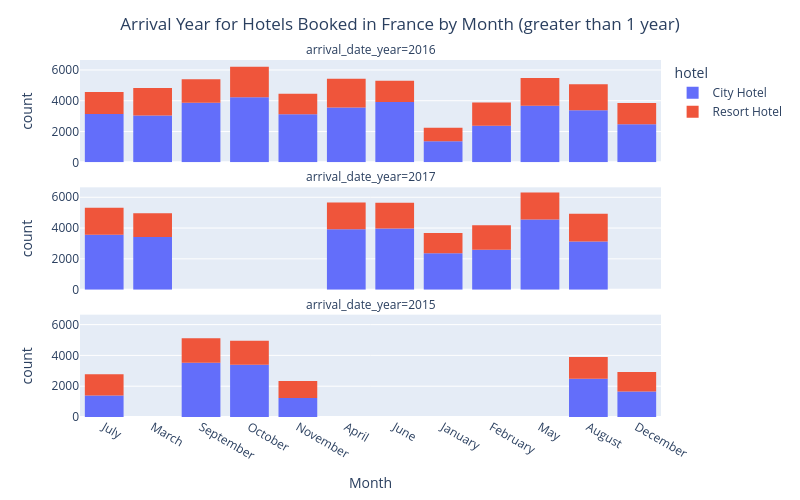

The cell this chart's notebook holds for it:
### Markdown cell above
**Problem 2** Now it's your turn to do a mini analysis. Please do the following:

1. Choose a subset of columns that you are interested in and look just at those column.
2. Make at least one mask that will remove some of the data (eg. look only at one categorical value OR one or more numerical values.
3. Sort the data using one of the columns.
4. Make a histogram or bar graph of your final data set.
5. Describe in words what you see in your graph, or if there is anything interesting there.

### Code cell
# Your code here - you will probably need more than one cell
my_newcountry = 'FRA'
my_newcolumns = ['hotel',
              'arrival_date_year',
              'lead_time', 
              'arrival_date_month',
              'country']
sort_column = 'lead_time'

DF_analysis = DF_raw_hotels[my_newcolumns].sort_values(sort_column).copy()
show(DF_analysis)

fig = px.histogram(DF_analysis,
                  x='arrival_date_month',
                  color='hotel',
                  facet_col='arrival_date_year',
                  facet_col_wrap=1)

fig.update_layout(title='Arrival Year for Hotels Booked in France by Month (greater than 1 year)',
                  title_x=0.5,
                  xaxis_title="Month",
                  autosize=False,
                  width=800,
                  height=500)
fig.show()

### Figure 1 — Plotly figure (JSON) as saved in the notebook; plotly's stock layout.template omitted (floating-point values rounded to 4 significant figures; data arrays with more than 128 entries replaced by an {"elided": "..."} marker saying what was removed)
{"data": [{"bingroup": "x", "hovertemplate": "hotel=City Hotel<br>arrival_date_year=2016<br>arrival_date_month=%{x}<br>count=%{y}<extra></extra>", "legendgroup": "City Hotel", "marker": {"color": "#636efa", "pattern": {"shape": ""}}, "name": "City Hotel", "orientation": "v", "showlegend": true, "type": "histogram", "x": {"elided": "38140 str values"}, "xaxis": "x3", "yaxis": "y3"}, {"bingroup": "x", "hovertemplate": "hotel=City Hotel<br>arrival_date_year=2017<br>arrival_date_month=%{x}<br>count=%{y}<extra></extra>", "legendgroup": "City Hotel", "marker": {"color": "#636efa", "pattern": {"shape": ""}}, "name": "City Hotel", "orientation": "v", "showlegend": false, "type": "histogram", "x": {"elided": "27508 str values"}, "xaxis": "x2", "yaxis": "y2"}, {"bingroup": "x", "hovertemplate": "hotel=City Hotel<br>arrival_date_year=2015<br>arrival_date_month=%{x}<br>count=%{y}<extra></extra>", "legendgroup": "City Hotel", "marker": {"color": "#636efa", "pattern": {"shape": ""}}, "name": "City Hotel", "orientation": "v", "showlegend": false, "type": "histogram", "x": {"elided": "13682 str values"}, "xaxis": "x", "yaxis": "y"}, {"bingroup": "x", "hovertemplate": "hotel=Resort Hotel<br>arrival_date_year=2016<br>arrival_date_month=%{x}<br>count=%{y}<extra></extra>", "legendgroup": "Resort Hotel", "marker": {"color": "#EF553B", "pattern": {"shape": ""}}, "name": "Resort Hotel", "orientation": "v", "showlegend": true, "type": "histogram", "x": {"elided": "18567 str values"}, "xaxis": "x3", "yaxis": "y3"}, {"bingroup": "x", "hovertemplate": "hotel=Resort Hotel<br>arrival_date_year=2017<br>arrival_date_month=%{x}<br>count=%{y}<extra></extra>", "legendgroup": "Resort Hotel", "marker": {"color": "#EF553B", "pattern": {"shape": ""}}, "name": "Resort Hotel", "orientation": "v", "showlegend": false, "type": "histogram", "x": {"elided": "13179 str values"}, "xaxis": "x2", "yaxis": "y2"}, {"bingroup": "x", "hovertemplate": "hotel=Resort Hotel<br>arrival_date_year=2015<br>arrival_date_month=%{x}<br>count=%{y}<extra></extra>", "legendgroup": "Resort Hotel", "marker": {"color": "#EF553B", "pattern": {"shape": ""}}, "name": "Resort Hotel", "orientation": "v", "showlegend": false, "type": "histogram", "x": {"elided": "8314 str values"}, "xaxis": "x", "yaxis": "y"}], "layout": {"annotations": [{"font": {}, "showarrow": false, "text": "arrival_date_year=2015", "x": 0.5, "xanchor": "center", "xref": "paper", "y": 0.2867, "yanchor": "bottom", "yref": "paper"}, {"font": {}, "showarrow": false, "text": "arrival_date_year=2017", "x": 0.5, "xanchor": "center", "xref": "paper", "y": 0.6433, "yanchor": "bottom", "yref": "paper"}, {"font": {}, "showarrow": false, "text": "arrival_date_year=2016", "x": 0.5, "xanchor": "center", "xref": "paper", "y": 1.0, "yanchor": "bottom", "yref": "paper"}], "autosize": false, "barmode": "relative", "height": 500, "legend": {"title": {"text": "hotel"}, "tracegroupgap": 0}, "margin": {"t": 60}, "title": {"text": "Arrival Year for Hotels Booked in France by Month (greater than 1 year)", "x": 0.5}, "width": 800, "xaxis": {"anchor": "y", "domain": [0, 1], "title": {"text": "Month"}}, "xaxis2": {"anchor": "y2", "domain": [0, 1], "matches": "x", "showticklabels": false}, "xaxis3": {"anchor": "y3", "domain": [0, 1], "matches": "x", "showticklabels": false}, "yaxis": {"anchor": "x", "domain": [0, 0.2867], "title": {"text": "count"}}, "yaxis2": {"anchor": "x2", "domain": [0.3567, 0.6433], "matches": "y", "title": {"text": "count"}}, "yaxis3": {"anchor": "x3", "domain": [0.7133, 1.0], "matches": "y", "title": {"text": "count"}}}}
